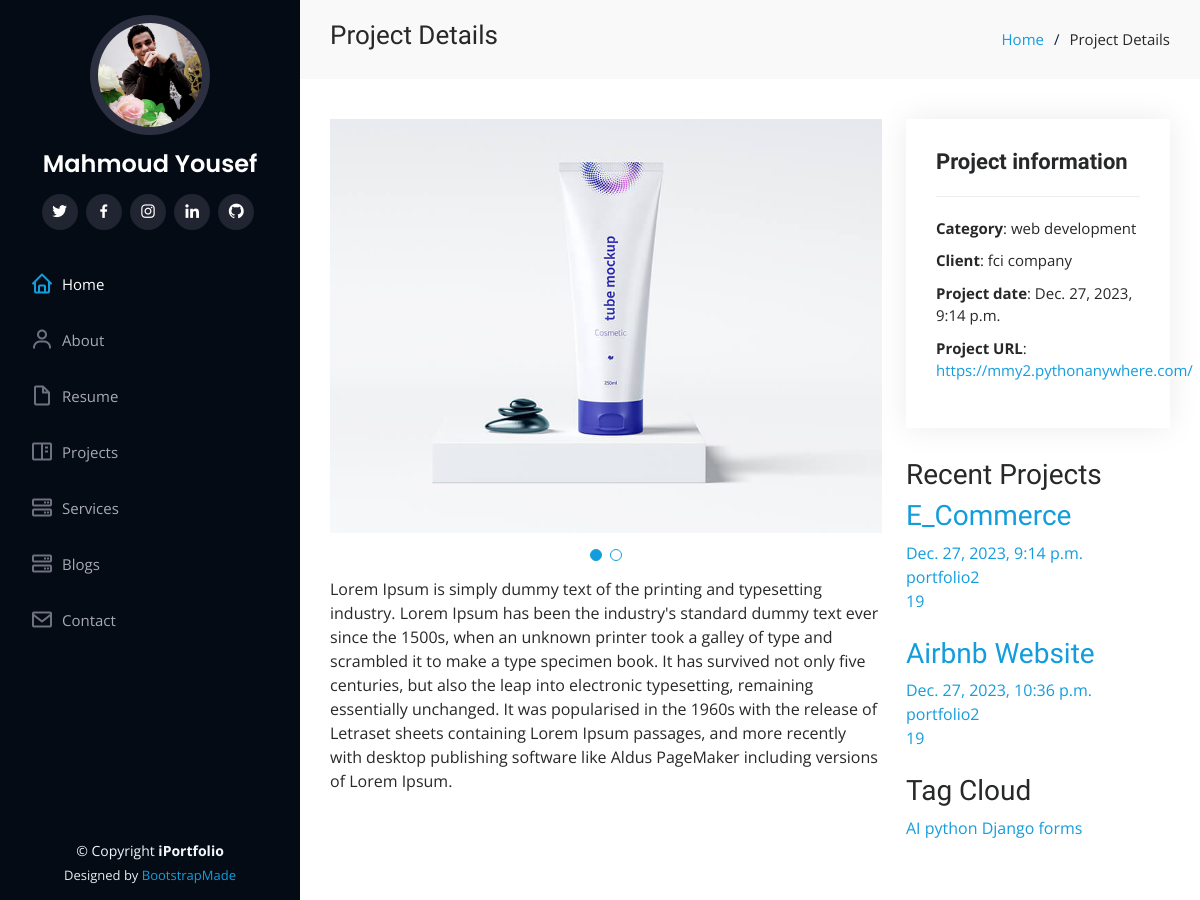
Page /prjects/e_commerce on the committed database.
### settings/models.py (models this page shows, shortened)
class About(models.Model):
    user = models.OneToOneField(User,on_delete=models.CASCADE)
    username = models.CharField(max_length=20,null=True, blank=True)
    phone_number = models.CharField(max_length=20)
    date_of_birth = models.DateField(null=True, blank=True)
    headline = models.CharField(max_length=50 , blank=True, null=True)
    address = models.CharField(max_length=50, blank=True, null=True)
    zip_code = models.IntegerField(null=True, blank=True)
    image = models.ImageField(upload_to='users/', null=True, blank=True )
    email = models.EmailField( max_length=254, blank=True, null=True)
    resume = models.FileField( upload_to='files/', max_length=100 ,blank=True, null=True)
    about = models.TextField(blank=True)
    age = models.IntegerField(null=True, blank=True)
    degree = models.CharField( max_length=50 ,blank=True, null=True)
    views = models.IntegerField(default=0)

### projects/models.py (models this page shows, shortened)
class ImageProject(models.Model):
    project = models.ForeignKey(Projects,related_name='project_image',on_delete=models.CASCADE)
    image = models.ImageField(upload_to='projectimages/')

class Projects(models.Model):
    auther = models.ForeignKey(User, related_name="project_auther",verbose_name=('auther'), on_delete=models.CASCADE)
    title = models.CharField(max_length=100,verbose_name=('title'))
    tags = TaggableManager(("tags"))
    image = models.ImageField(("image"),upload_to='projects/')
    created_at = models.DateTimeField( ("created_at"),default=timezone.now)
    description = models.TextField(("description"),max_length=100000)
    categoryproject = models.ForeignKey('CategoryProject',related_name='project_category',verbose_name=('categoryproject'),on_delete=models.CASCADE)
    slug = models.SlugField(null=True,blank=True)
    url = models.CharField(null=True,blank=True, max_length=50)
    client = models.CharField(null=True,blank=True, max_length=50)
    def __str__(self):
        return self.title
    def get_absolute_url(self):
        return reverse("projects:project_detail", kwargs={"slug": self.slug})

class CategoryProject(models.Model):
    name = models.CharField(max_length=60)
    def __str__(self):
        return self.name

### projects/views.py (the view)
# urls.py: path('<slug:slug>' , views.ProjectDetail.as_view() , name='project_detail'),
class ProjectDetail(DetailView):
    model = Projects
    def get_context_data(self, **kwargs):
        context = super().get_context_data(**kwargs)
        context["categories"] = CategoryProject.objects.all().annotate(project_count=Count('project_category'))
        context["tags"] = Tag.objects.all()
        context["recent_project"] = Projects.objects.all()[:3]
        return context

### projects/templates/projects/projects_detail.html (shortened to what this page needs)
{% extends "base.html" %}
{% load static %}
{% block body %}
<main id="main">
    <section id="breadcrumbs" class="breadcrumbs">
        <div class="container">
            <div class="d-flex justify-content-between align-items-center">
                <h2>Project Details</h2>
                <ol>
                    <li><a href="/">Home</a></li>
                    <li>Project Details</li>
                </ol>
            </div>
        </div>
    </section>
    <section id="portfolio-details" class="portfolio-details">
        <div class="container">
            <div class="row gy-4">
                <div class="col-lg-8">
                    <div class="portfolio-details-slider swiper">
                        <div class="swiper-wrapper align-items-center">
                            {% for image in object.project_image.all  %}
                            <div class="swiper-slide">
                                <img src="{{image.image.url}}" alt="">
                            </div>
                            {% endfor %}
                        </div>
                        <div class="swiper-pagination"></div>
                    </div>
                    <p>{{object.description}}</p>
                </div>
                <div class="col-lg-4">
                    <div class="portfolio-info">
                        <h3>Project information</h3>
                        <ul>
                            <li><strong>Category</strong>: {{object.categoryproject}}</li>
                            <li><strong>Client</strong>: {{object.client}}</li>
                            <li><strong>Project date</strong>: {{object.created_at}}</li>
                            <li><strong>Project URL</strong>: <a href="{{object.url}}">{{object.url}}</a></li>
                        </ul>
                    </div>
                    <div class="portfolio-description">
                        <div class="sidebar-box ftco-animate">
                            <h3 class="heading-sidebar">Recent Projects</h3>
                            {% for project in recent_project  %}
                            <div class="block-21 mb-4 d-flex">
                                <div class="text">
                                    <h3 class="heading"><a href="{{project.get_absolute_url}}">{{project}}</a></h3>
                                    <div class="meta">
                                        <div><a href="{{project.get_absolute_url}}">{{project.created_at}}</a></div>
                                        <div><a href="{{project.get_absolute_url}}">{{project.auther}}</a></div>
                                        <div><a href="{{project.get_absolute_url}}">
                                                19</a>
                                        </div>
                                    </div>
                                </div>
                            </div>
                            {% endfor %}
                        </div>
                    </div>
                    <h3 class="heading-sidebar">Tag Cloud</h3>
                    <div class="tagcloud">
                        {% for tag in tags  %}
                        <a href="{% url 'projects:project_by_tags' tag %}" class="tag-cloud-link">{{tag}}</a>
                        {% endfor %}
                    </div>
                </div>
            </div>
        </div>
    </section>
</main>
{% endblock %}

### templates/base.html (shortened to what this page needs)
{% load static %}
<!DOCTYPE html>
<html lang="en">
<head>
  <link href="{% static 'assets/vendor/aos/aos.css' %}" rel="stylesheet">
  <link href="{% static 'assets/vendor/bootstrap/css/bootstrap.min.css' %}" rel="stylesheet">
  <link href="{% static 'assets/vendor/bootstrap-icons/bootstrap-icons.css' %}" rel="stylesheet">
  <link href="{% static 'assets/vendor/boxicons/css/boxicons.min.css' %}" rel="stylesheet">
  <link href="{% static 'assets/vendor/glightbox/css/glightbox.min.css' %}" rel="stylesheet">
  <link href="{% static 'assets/vendor/swiper/swiper-bundle.min.css' %}" rel="stylesheet">
  <link href="{% static 'assets/css/style.css' %}" rel="stylesheet">
</head>
<body>
  <header id="header">
    <div class="d-flex flex-column">
      <div class="profile">
        <img src="{{abouts.image.url}}" alt="" class="img-fluid rounded-circle">
        <h1 class="text-light"><a href="index.html">{{abouts.username}}</a></h1>
        <div class="social-links mt-3 text-center">
          <a href="{{myfooter.twitter_link}}" class="twitter"><i class="bx bxl-twitter"></i></a>
          <a href="{{myfooter.fb_link}}" class="facebook"><i class="bx bxl-facebook"></i></a>
          <a href="{{myfooter.instagram_link}}" class="instagram"><i class="bx bxl-instagram"></i></a>
          <a href="{{myfooter.twitter_link}}" class="linkedin"><i class="bx bxl-linkedin"></i></a>
          <a href="{{myfooter.githup_link}}" class="linkedin"><i class="bx bxl-github"></i></a>
        </div>
      </div>
      <nav id="navbar" class="nav-menu navbar">
        <ul>
          <li><a href="#hero" class="nav-link scrollto active"><i class="bx bx-home"></i> <span>Home</span></a></li>
          <li><a href="#about" class="nav-link scrollto"><i class="bx bx-user"></i> <span>About</span></a></li>
          <li><a href="#resume" class="nav-link scrollto"><i class="bx bx-file-blank"></i> <span>Resume</span></a></li>
          <li><a href="#portfolio" class="nav-link scrollto"><i class="bx bx-book-content"></i> <span>Projects</span></a></li>
          <li><a href="#services" class="nav-link scrollto"><i class="bx bx-server"></i> <span>Services</span></a></li>
          <li><a href="#testimonials" class="nav-link scrollto"><i class="bx bx-server"></i> <span>Blogs</span></a></li>
          <li><a href="#contact" class="nav-link scrollto"><i class="bx bx-envelope"></i> <span>Contact</span></a></li>
        </ul>
      </nav>
    </div>
  </header>
  {% block body %}
    {% endblock body %}
  <footer id="footer">
    <div class="container">
      <div class="copyright">
        &copy; Copyright <strong><span>iPortfolio</span></strong>
      </div>
      <div class="credits">
        Designed by <a href="https://bootstrapmade.com/">BootstrapMade</a>
      </div>
    </div>
  </footer>
</body>
</html>

### static/assets/css/style.css (style rules this page uses)
body { font-family: "Open Sans", sans-serif; color: #272829; }
a { color: #149ddd; text-decoration: none; }
h1, h2, h3, h4, h5, h6 { font-family: "Raleway", sans-serif; }
#header { position: fixed; top: 0; left: 0; bottom: 0; width: 300px; transition: all ease-in-out 0.5s; z-index: 9997; transition: all 0.5s; padding: 0 15px; background: #040b14; overflow-y: auto; }
#header .profile img { margin: 15px auto; display: block; width: 120px; border: 8px solid #2c2f3f; }
#header .profile h1 { font-size: 24px; margin: 0; padding: 0; font-weight: 600; -moz-text-align-last: center; text-align-last: center; font-family: "Poppins", sans-serif; }
#header .profile h1 a, #header .profile h1 a:hover { color: #fff; text-decoration: none; }
#header .profile .social-links a { font-size: 18px; display: inline-block; background: #212431; color: #fff; line-height: 1; padding: 8px 0; margin-right: 4px; border-radius: 50%; text-align: center; width: 36px; height: 36px; transition: 0.3s; }
#main { margin-left: 300px; }
.container, .container-fluid { padding-left: 30px; padding-right: 30px; }
.nav-menu { padding: 30px 0 0 0; }
.nav-menu * { margin: 0; padding: 0; list-style: none; }
.nav-menu>ul>li { position: relative; white-space: nowrap; }
.nav-menu a, .nav-menu a:focus { display: flex; align-items: center; color: #a8a9b4; padding: 12px 15px; margin-bottom: 8px; transition: 0.3s; font-size: 15px; }
.nav-menu a i, .nav-menu a:focus i { font-size: 24px; padding-right: 8px; color: #6f7180; }
.nav-menu a:hover, .nav-menu .active, .nav-menu .active:focus, .nav-menu li:hover>a { text-decoration: none; color: #fff; }
.nav-menu a:hover i, .nav-menu .active i, .nav-menu .active:focus i, .nav-menu li:hover>a i { color: #149ddd; }
section { padding: 60px 0; overflow: hidden; }
.portfolio-details { padding-top: 40px; }
.portfolio-details .portfolio-details-slider img { width: 100%; }
.portfolio-details .portfolio-details-slider .swiper-pagination { margin-top: 20px; position: relative; }
.portfolio-details .portfolio-info { padding: 30px; box-shadow: 0px 0 30px rgba(5, 13, 24, 0.08); }
.portfolio-details .portfolio-info h3 { font-size: 22px; font-weight: 700; margin-bottom: 20px; padding-bottom: 20px; border-bottom: 1px solid #eee; }
.portfolio-details .portfolio-info ul { list-style: none; padding: 0; font-size: 15px; }
.portfolio-details .portfolio-info ul li+li { margin-top: 10px; }
.portfolio-details .portfolio-description { padding-top: 30px; }
.breadcrumbs { padding: 20px 0; background: #f9f9f9; }
.breadcrumbs h2 { font-size: 26px; font-weight: 300; }
.breadcrumbs ol { display: flex; flex-wrap: wrap; list-style: none; padding: 0; margin: 0; font-size: 15px; }
.breadcrumbs ol li+li { padding-left: 10px; }
.breadcrumbs ol li+li::before { display: inline-block; padding-right: 10px; color: #0e2442; content: "/"; }
#footer { padding: 15px; color: #f4f6fd; font-size: 14px; position: fixed; left: 0; bottom: 0; width: 300px; z-index: 9999; background: #040b14; }
#footer .copyright { text-align: center; }
#footer .credits { padding-top: 5px; text-align: center; font-size: 13px; color: #eaebf0; }

### rows in the picture
About: image (picture), username "Mahmoud Yousef"
ImageProject: image (picture)
Projects: description "Lorem Ipsum is simply dummy text of the printing and typesetting industry. Lorem Ipsum has been the industry's standard dummy text ever since the 1500s, when an unknown printer took a galley of type and scrambled it to make a type specimen book. It has survived not only five centuries, but also the leap into electronic typesetting, remaining essentially unchanged. It was popularised in the 1960s with the release of Letraset sheets containing Lorem Ipsum passages, and more recently with desktop publishing software like Aldus PageMaker including versions of Lorem Ipsum.", categoryproject "web development", client "fci company", created_at "Dec. 27, 2023, 9:14 p.m.", url "https://mmy2.pythonanywhere.com/", title "E_Commerce", auther "portfolio2"
Projects: title "Airbnb Website", created_at "Dec. 27, 2023, 10:36 p.m.", auther "portfolio2"
Tag: name "AI"
Tag: name "python"
Tag: name "Django"
Tag: name "forms"
